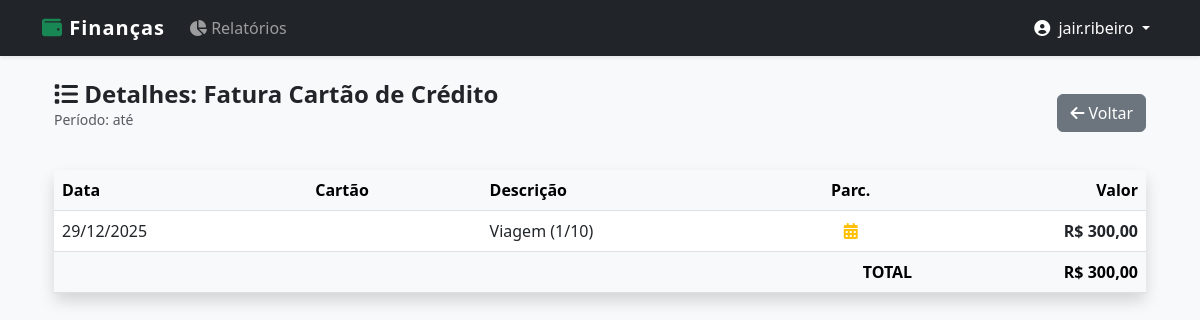
Page /relatorio/detalhes-cartao/?data_inicio=2025-12-01&data_fim=2025-12-31 (signed in) on the earlier database version.
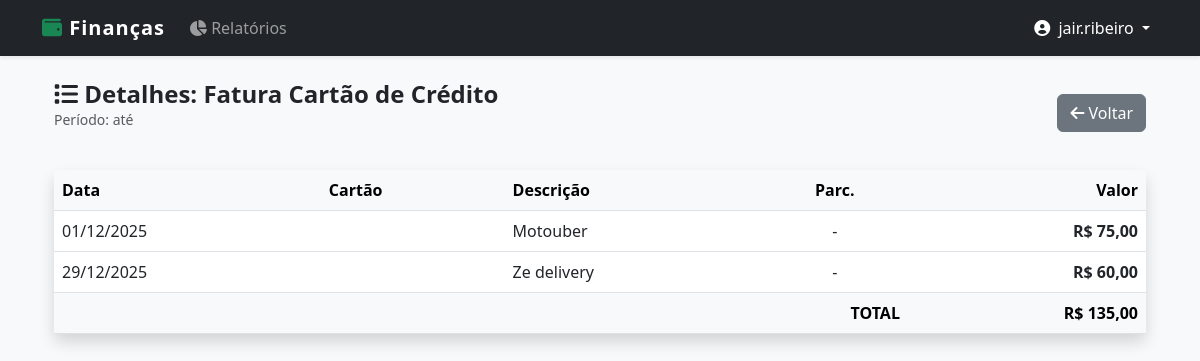
Same page on the later database version.
### core/models.py (models this page shows, shortened)
class CompraCartao(models.Model):
    cartao = models.ForeignKey(CartaoCredito, on_delete=models.CASCADE)
    descricao = models.CharField(max_length=100)
    valor = models.DecimalField(max_digits=10, decimal_places=2)
    data_compra = models.DateField(default=date.today)
    is_parcelado = models.BooleanField(default=False, verbose_name="É parcelado?")
    qtd_parcelas = models.IntegerField(default=1, verbose_name="Qtd Parcelas")
    is_terceiro = models.BooleanField(default=False, verbose_name="É compra de terceiro?")
    terceiro = models.ForeignKey(Terceiro, on_delete=models.SET_NULL, null=True, blank=True, verbose_name="Pessoa")

### core/views.py (the view)
# urls.py: path('relatorio/detalhes-cartao/', views.relatorio_detalhe_cartao, name='relatorio_detalhe_cartao'),
@login_required
def relatorio_detalhe_cartao(request):
    data_inicio_str = request.GET.get('data_inicio')
    data_fim_str = request.GET.get('data_fim')
    compras = CompraCartao.objects.filter(
        cartao__usuario=request.user, # <--- SEGURANÇA
        data_compra__range=[data_inicio_str, data_fim_str]
    ).order_by('data_compra')
    total = compras.aggregate(Sum('valor'))['valor__sum'] or 0
    context = {
        'titulo': "Detalhes: Fatura Cartão de Crédito",
        'transacoes': compras, # Mandamos as compras na variavel 'transacoes' para reutilizar o template
        'total': total,
        'data_inicio': data_inicio_str,
        'data_fim': data_fim_str,
        'is_cartao': True # Flag para mudar as colunas no HTML
    }
    return render(request, 'core/relatorio_detalhe.html', context)

### core/templates/core/relatorio_detalhe.html (shortened to what this page needs)
{% extends 'core/base.html' %}
{% block content %}
<div class="container mt-4">
    <div class="d-flex justify-content-between align-items-center mb-4">
        <div>
            <h4 class="fw-bold mb-0">
                <i class="fas fa-list"></i> {{ titulo }}
            </h4>
            <p class="text-muted small">
                Período: {{ data_inicio|date:"d/m/Y" }} até {{ data_fim|date:"d/m/Y" }}
            </p>
        </div>
        <a href="{% url 'relatorio' %}?data_inicio={{ data_inicio }}&data_fim={{ data_fim }}" class="btn btn-secondary">
            <i class="fas fa-arrow-left"></i> Voltar
        </a>
    </div>
    <div class="card shadow border-0">
        <div class="card-body p-0">
            <table class="table table-hover align-middle mb-0">
                <thead class="table-light">
                    <tr>
                        <th>Data</th>
                        {% if is_cartao %}
                            <th>Cartão</th>
                        {% endif %}
                        <th>Descrição</th>
                        {% if is_cartao %}
                            <th class="text-center">Parc.</th>
                        {% endif %}
                        <th class="text-end">Valor</th>
                    </tr>
                </thead>
                <tbody>
                    {% for item in transacoes %}
                    <tr>
                        <td>
                            {% if is_cartao %}
                                {{ item.data_compra|date:"d/m/Y" }}
                            {% else %}
                                {{ item.data|date:"d/m/Y" }}
                            {% endif %}
                        </td>
                        {% if is_cartao %}
                            <td>
                            </td>
                        {% endif %}
                        <td>{{ item.descricao|default:"-" }}</td>
                        {% if is_cartao %}
                            <td class="text-center">
                                {% if item.is_parcelado %}
                                    <i class="fas fa-calendar-alt text-warning" title="Parcelado"></i>
                                {% else %}
                                    -
                                {% endif %}
                            </td>
                        {% endif %}
                        <td class="text-end fw-bold">R$ {{ item.valor|floatformat:2 }}</td>
                    </tr>
                    {% empty %}
                    <tr><td colspan="5" class="text-center p-3">Nenhum registro encontrado.</td></tr>
                    {% endfor %}
                </tbody>
                <tfoot class="table-light">
                    <tr>
                        <td colspan="{% if is_cartao %}4{% else %}2{% endif %}" class="fw-bold text-end">TOTAL</td>
                        <td class="fw-bold text-end">R$ {{ total|floatformat:2 }}</td>
                    </tr>
                </tfoot>
            </table>
        </div>
    </div>
</div>
{% endblock %}

Differences in the rows shown:
removed CompraCartao: data_compra "29/12/2025", descricao "Viagem (1/10)", is_parcelado True (drawn), valor "300,00"
added CompraCartao: data_compra "01/12/2025", descricao "Motouber", valor "75,00"
added CompraCartao: data_compra "29/12/2025", descricao "Ze delivery", valor "60,00"
Other differences:
{{ total|floatformat:2 }}: "300,00" → "135,00"
